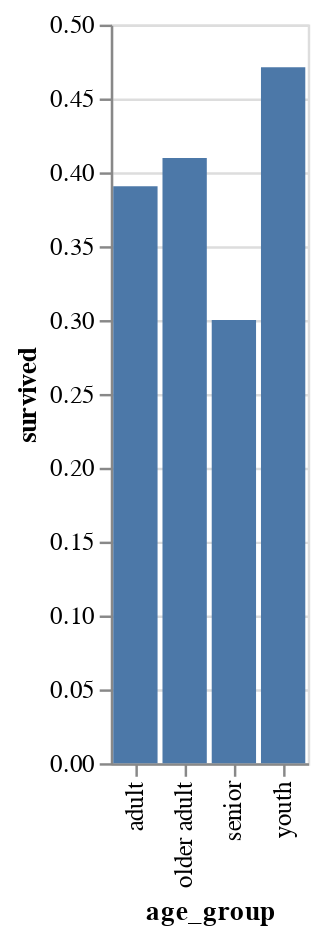

The notebook cell this image was saved under:
### Markdown cell above
**Question 4(e)**  <br> {points: 1}  


Before we can do anything let's categorize the ages into 4 age classes into a column named `age_group`. Use the following conditions for each age class
- younger than 20 column values → "youth"   
- 20-39 column values → "adult"
- 40-59 column values → "older adult"   
- Age 60 and older column values → "senior" 

Find the mean survival rate of each `age_group` and plot this as a bar chart. Name the object `age_plot`.

### Code cell
titanic_df.loc[titanic_df["age"] < 20, "age_group"] = "youth"
titanic_df.loc[(titanic_df["age"] >= 20) & (titanic_df["age"] <= 39), "age_group"] = "adult"
titanic_df.loc[(titanic_df["age"] >= 40) & (titanic_df["age"] <= 59), "age_group"] = "older adult"
titanic_df.loc[titanic_df["age"] >= 60, "age_group"] = "senior"

age_class_survival = titanic_df.groupby(by='age_group').agg('mean').reset_index()
age_plot = alt.Chart(age_class_survival).mark_bar().encode(x='age_group', y='survived')
age_plot

### Figure 1 — Vega-Lite specification as saved in the notebook (floating-point values rounded to 4 significant figures)
{"config": {"view": {"continuousWidth": 400, "continuousHeight": 300}}, "data": {"name": "data-f136d58eb063aff89f61340486fc75df"}, "mark": "bar", "encoding": {"x": {"type": "nominal", "field": "age_group"}, "y": {"type": "quantitative", "field": "survived"}}, "$schema": "https://vega.github.io/schema/vega-lite/v4.8.1.json", "datasets": {"data-f136d58eb063aff89f61340486fc75df": [{"age_group": "adult", "pclass": 2.302, "survived": 0.3906, "age": 28.22, "siblings_spouses": 0.3333, "parents_children": 0.2604, "fare": 32.6, "body": 161.0}, {"age_group": "older adult", "pclass": 1.712, "survived": 0.4098, "age": 47.37, "siblings_spouses": 0.3854, "parents_children": 0.4341, "fare": 49.31, "body": 156.4}, {"age_group": "senior", "pclass": 1.5, "survived": 0.3, "age": 64.45, "siblings_spouses": 0.375, "parents_children": 0.45, "fare": 64.44, "body": 185.6}, {"age_group": "youth", "pclass": 2.542, "survived": 0.4711, "age": 12.05, "siblings_spouses": 1.067, "parents_children": 0.8133, "fare": 30.84, "body": 152.8}]}}
